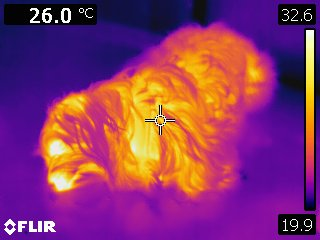
#> input picture data/test/FLIR2282.jpg, 320 x 240 px; its folder holds only this picture in this run
$ python cli.py -i ../data/test   (older library calls are emulated)
#> lines starting #> are read from the running program, lines starting #| are printed output that depends on the picture; after the words box and inside, x2 and y2 are one past the last pixel; in counts of white or black regions, pixels touching at a corner belong together
#> (reads odczytywanie_z_monitora/config.json from the repository)
### odczytywanie_z_monitora/monitor_reader/exif_utils.py
"""EXIF-aware image loading, saving, and timestamp extraction utilities."""

from __future__ import annotations

import re
from datetime import datetime
from pathlib import Path

import cv2
import numpy as np
from PIL import Image, ImageOps

_EXIF_DATE_ORIGINAL = 36867
_EXIF_DATE_DIGITIZED = 36868
_EXIF_DATETIME = 306
_FILENAME_TS_RE = re.compile(r"(\d{4})(\d{2})(\d{2})[_-](\d{2})(\d{2})(\d{2})")


def load_image_bgr(path: str | Path) -> np.ndarray:
    """Load an image with EXIF orientation applied and return a BGR uint8 array."""
    file_path = Path(path)
    with Image.open(file_path) as img:
        transposed = ImageOps.exif_transpose(img)
        rgb = transposed.convert("RGB")
        arr = np.asarray(rgb, dtype=np.uint8)
    return cv2.cvtColor(arr, cv2.COLOR_RGB2BGR)


# [6 lines left out: function save_image_bgr, not called in this run]


def _normalize_exif_timestamp(raw_val: object) -> str | None:
    if raw_val is None:
        return None
    if isinstance(raw_val, bytes):
        text = raw_val.decode("ascii", errors="ignore").strip("\x00 ").strip()
    else:
        text = str(raw_val).strip("\x00 ").strip()
    if not text:
        return None
    for fmt in ("%Y:%m:%d %H:%M:%S", "%Y-%m-%d %H:%M:%S"):
        try:
            dt = datetime.strptime(text[:19], fmt)
            return dt.strftime("%Y-%m-%d %H:%M:%S")
        except ValueError:
            continue
    return None


def extract_photo_timestamp(path: str | Path) -> str:
    """Return photo timestamp (YYYY-MM-DD HH:MM:SS) from EXIF, filename, or mtime."""
    file_path = Path(path)
    try:
        with Image.open(file_path) as img:
#> img is the input picture: PIL image 320x240 RGB; mean R, G, B 135.3, 53.5, 104.6
            exif = img.getexif()
            if exif:
                for tag in (_EXIF_DATE_ORIGINAL, _EXIF_DATE_DIGITIZED, _EXIF_DATETIME):
                    parsed = _normalize_exif_timestamp(exif.get(tag))
                    if parsed:
                        return parsed
#> this loop made 3 passes
#> parsed on pass 3: '2000-01-01 18:39:40'
                # DateTimeOriginal often lives in the Exif IFD (0x8769)
                exif_ifd = exif.get_ifd(0x8769)
                if exif_ifd:
                    for tag in (_EXIF_DATE_ORIGINAL, _EXIF_DATE_DIGITIZED):
                        parsed = _normalize_exif_timestamp(exif_ifd.get(tag))
                        if parsed:
                            return parsed
    except Exception:
        pass

    match = _FILENAME_TS_RE.search(file_path.stem)
    if match:
        y, m, d, hh, mm, ss = match.groups()
        try:
            dt = datetime(int(y), int(m), int(d), int(hh), int(mm), int(ss))
            return dt.strftime("%Y-%m-%d %H:%M:%S")
        except ValueError:
            pass

    mtime = file_path.stat().st_mtime
    return datetime.fromtimestamp(mtime).strftime("%Y-%m-%d %H:%M:%S")

### odczytywanie_z_monitora/monitor_reader/pipeline.py
"""End-to-end processing pipeline, debug overlay rendering, and CSV export."""

from __future__ import annotations

import csv
from dataclasses import dataclass
from pathlib import Path
from typing import Any

import cv2
import numpy as np

from monitor_reader.decoder import DecodeResult, decode_lcd, load_config
from monitor_reader.detector import detect_and_rectify_lcd
from monitor_reader.exif_utils import extract_photo_timestamp, load_image_bgr, save_image_bgr
from monitor_reader.preprocessor import PreprocessedLCD, preprocess_lcd

SUPPORTED_EXTENSIONS = {".jpg", ".jpeg", ".png", ".bmp", ".tif", ".tiff", ".webp"}
CSV_HEADERS = [
    "plik",
    "czas_zdjecia",
    "godzina",
    "data",
    "dzien_tygodnia",
    "temperatura_C",
    "pewnosc",
    "status",
]


@dataclass
class MeasurementRecord:
    """Single photo measurement result plus diagnostic images for preview/export."""

    filename: str
    filepath: str
    photo_timestamp: str
    time: str
    date: str
    weekday: str
    temperature: str
    confidence: float
    conf_time: float
    conf_date: float
    conf_weekday: float
    conf_temperature: float
    status: str
    error_reason: str = ""
    crop_preview: np.ndarray | None = None
    warped_lcd: np.ndarray | None = None
    ink_vis: np.ndarray | None = None
    roi_overlay: np.ndarray | None = None


def list_image_files(input_path: str | Path) -> list[Path]:
    """Return sorted image files from a directory (non-recursive) or single file path."""
    target = Path(input_path)
    if not target.exists():
        raise FileNotFoundError(f"Ścieżka nie istnieje: {target}")
    if target.is_file():
        return [target] if target.suffix.lower() in SUPPORTED_EXTENSIONS else []
    files = [
        p
        for p in target.iterdir()
        if p.is_file() and p.suffix.lower() in SUPPORTED_EXTENSIONS
    ]
    return sorted(files, key=lambda p: p.name.lower())


# [36 lines left out: function draw_roi_overlay, not called in this run]


def process_image(path: str | Path, config: dict[str, Any] | None = None) -> MeasurementRecord:
    """Run EXIF loading, LCD detection, preprocessing, and offline decoding on one photo."""
    cfg = config if config is not None else load_config()
    file_path = Path(path)
    ts = extract_photo_timestamp(file_path)
#> ts = '2000-01-01 18:39:40'

    try:
        img_bgr = load_image_bgr(file_path)
    except Exception as exc:
        return MeasurementRecord(
            filename=file_path.name,
            filepath=str(file_path),
            photo_timestamp=ts,
            time="",
            date="",
            weekday="",
            temperature="",
            confidence=0.0,
            conf_time=0.0,
            conf_date=0.0,
            conf_weekday=0.0,
            conf_temperature=0.0,
            status="NIE WYKRYTO",
            error_reason=f"Błąd wczytywania: {exc}",
        )

    det = detect_and_rectify_lcd(img_bgr)
    if not det.found or det.warped_lcd is None:
        return MeasurementRecord(
            filename=file_path.name,
            filepath=str(file_path),
            photo_timestamp=ts,
            time="",
            date="",
            weekday="",
            temperature="",
            confidence=0.0,
            conf_time=0.0,
            conf_date=0.0,
            conf_weekday=0.0,
            conf_temperature=0.0,
            status="NIE WYKRYTO",
            error_reason=det.reason,
        )

    prep = preprocess_lcd(det.warped_lcd, cfg)
    dec = decode_lcd(prep, cfg)

    low_thr = float(cfg.get("thresholds", {}).get("low_confidence", 0.42))
    status = "OK" if dec.confidence >= low_thr else "NISKA PEWNOŚĆ"

    ink_u8 = np.clip(prep.ink_full * 255.0, 0, 255).astype(np.uint8)
    ink_vis = cv2.cvtColor(ink_u8, cv2.COLOR_GRAY2BGR)
    roi_overlay = draw_roi_overlay(det.warped_lcd, dec, prep)

    return MeasurementRecord(
        filename=file_path.name,
        filepath=str(file_path),
        photo_timestamp=ts,
        time=dec.time_str,
        date=dec.date_str,
        weekday=dec.weekday,
        temperature=dec.temperature,
        confidence=dec.confidence,
        conf_time=dec.conf_time,
        conf_date=dec.conf_date,
        conf_weekday=dec.conf_weekday,
        conf_temperature=dec.conf_temperature,
        status=status,
        crop_preview=det.crop_preview,
        warped_lcd=det.warped_lcd,
        ink_vis=ink_vis,
        roi_overlay=roi_overlay,
    )


# [11 lines left out: function save_debug_artifacts, not called in this run]


def export_csv(
    records: list[MeasurementRecord],
    output_path: str | Path,
    delimiter: str = ",",
) -> None:
    """Export measurement records to a UTF-8 with BOM CSV file."""
    out_file = Path(output_path)
    out_file.parent.mkdir(parents=True, exist_ok=True)
    with out_file.open("w", encoding="utf-8-sig", newline="") as f:
        writer = csv.writer(f, delimiter=delimiter)
        writer.writerow(CSV_HEADERS)
        for rec in records:
            writer.writerow(
                [
                    rec.filename,
                    rec.photo_timestamp,
                    rec.time,
                    rec.date,
                    rec.weekday,
                    rec.temperature,
                    f"{rec.confidence:.3f}",
                    rec.status,
                ]
            )

### odczytywanie_z_monitora/monitor_reader/detector.py
"""Automatic detection and perspective rectification of the white-bezel LCD monitor."""

from __future__ import annotations

from dataclasses import dataclass

import cv2
import numpy as np

WARP_WIDTH = 440
WARP_HEIGHT = 200


@dataclass
class DetectionResult:
    """Result of locating and rectifying the LCD display in a photo."""

    found: bool
    corners_lcd: np.ndarray | None  # (4, 2) float32 ordered TL, TR, BR, BL in full upright image
    warped_lcd: np.ndarray | None  # (WARP_HEIGHT, WARP_WIDTH, 3) BGR uint8
    crop_preview: np.ndarray | None  # Padded context crop with LCD outline
    score: float
    reason: str


# [258 lines left out: functions _order_quad_tl_tr_br_bl, _sample_bezel_sides, _intersect_lines, _refine_lcd_corners_fullres, _build_crop_preview, not called in this run]


def detect_and_rectify_lcd(img_bgr: np.ndarray) -> DetectionResult:
    """Locate the white-bezel LCD monitor and warp its display to 440x200 BGR."""
    if img_bgr is None or img_bgr.size == 0:
        return DetectionResult(False, None, None, None, 0.0, "Pusty obraz")

    h_full, w_full = img_bgr.shape[:2]
#> h_full = 240; w_full = 320
    scale = min(1.0, 2000.0 / float(max(h_full, w_full)))
#> scale = 1
    if scale < 1.0:
        small = cv2.resize(img_bgr, (int(round(w_full * scale)), int(round(h_full * scale))), interpolation=cv2.INTER_AREA)
    else:
        small = img_bgr

    hs, ws = small.shape[:2]
#> hs = 240; ws = 320
    img_area = float(hs * ws)
#> img_area = 76800

    lab = cv2.cvtColor(small, cv2.COLOR_BGR2LAB)
#> lab: shape (240, 320, 3); mean of channels 0, 1, 2 96.7, 171, 115.2
    l_chan = lab[:, :, 0]
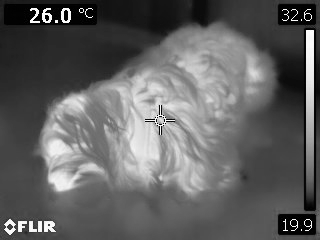
#> l_chan: shape (240, 320); min 0, max 255, mean 96.7
    hsv = cv2.cvtColor(small, cv2.COLOR_BGR2HSV)
#> hsv: shape (240, 320, 3); mean H, S, V 105.3, 212, 163.8
    s_chan = hsv[:, :, 1]
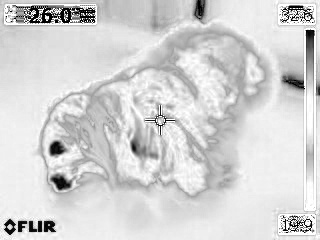
#> s_chan: shape (240, 320); min 0, max 255, mean 212
    gray = cv2.cvtColor(small, cv2.COLOR_BGR2GRAY)

    # Edge magnitude for internal digit texture scoring
    gx = cv2.Sobel(gray, cv2.CV_32F, 1, 0, ksize=3)
    gy = cv2.Sobel(gray, cv2.CV_32F, 0, 1, ksize=3)
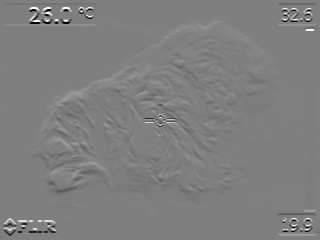
#> gy: shape (240, 320) float32; min -999, max 1005, mean 1; drawn with min black and max white
    grad_mag = cv2.magnitude(gx, gy)
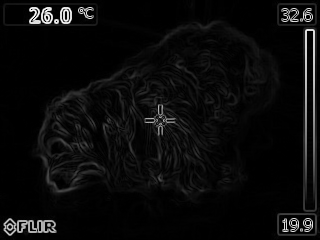
#> grad_mag: shape (240, 320) float32; min 0, max 1122.1, mean 50.2; drawn with min black and max white

    # Generate binary masks across multiple thresholding regimes
    masks: list[np.ndarray] = []
    for block_size in (25, 45, 75):
        if min(hs, ws) > block_size:
            th = cv2.adaptiveThreshold(
                gray,
                255,
                cv2.ADAPTIVE_THRESH_GAUSSIAN_C,
                cv2.THRESH_BINARY_INV,
                block_size,
                8,
            )
            masks.append(th)
#> this loop made 3 passes
#> pass 1, in detect_and_rectify_lcd, `th = cv2.adaptiveThreshold( gray, 255, cv2.ADAPTIVE_THRESH_GAUSSIAN_C,..`:
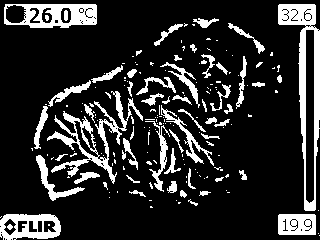
#> th: shape (240, 320); 17.1% white; 182 white regions (125 under 20 px), largest, box (x1, y1, x2, y2) and area: (278, 4, 320, 211) 2493, (47, 91, 143, 184) 1770, (4, 4, 97, 28) 1394
#> after the loop, masks = 3 items

    for q in (15, 25, 35):
        val = float(np.percentile(l_chan, q))
        masks.append((l_chan <= val).astype(np.uint8) * 255)
#> this loop made 3 passes
#> val on passes 1 to 3: 38, 51, 68
#> after the loop, masks = 6 items

    _, otsu_mask = cv2.threshold(gray, 0, 255, cv2.THRESH_BINARY_INV + cv2.THRESH_OTSU)
#> otsu_mask: shape (240, 320); 67.2% white; 27 black regions (11 under 20 px), largest, box (x1, y1, x2, y2) and area: (40, 28, 269, 200) 23308, (306, 30, 314, 167) 1087, (44, 221, 56, 232) 102
    masks.append(otsu_mask)

    candidates: list[tuple[float, np.ndarray, tuple[float, float]]] = []
    seen_centers: list[tuple[float, float, float]] = []
    kernel3 = np.ones((3, 3), np.uint8)
#> kernel3 = [[1, 1, 1], [1, 1, 1], [1, 1, 1]]

    for raw_mask in masks:
        clean = cv2.morphologyEx(raw_mask, cv2.MORPH_CLOSE, kernel3)
        clean = cv2.morphologyEx(clean, cv2.MORPH_OPEN, kernel3)
        contours, _ = cv2.findContours(clean, cv2.RETR_LIST, cv2.CHAIN_APPROX_SIMPLE)
        for cnt in contours:
            area = cv2.contourArea(cnt)
            rel_area = area / img_area
            if rel_area < 0.00015 or rel_area > 0.25:
                continue

            rect = cv2.minAreaRect(cnt)
            (cx, cy), (rw, rh), _ = rect
            if rw < 10 or rh < 10:
                continue
            long_side = max(rw, rh)
            short_side = min(rw, rh)
            aspect = long_side / short_side
            if aspect < 1.55 or aspect > 2.95:
                continue

            rect_area = rw * rh
            rectangularity = area / rect_area
            if rectangularity < 0.72:
                continue

            # Deduplicate near-identical candidates
            is_dup = False
            for sx, sy, sscore in seen_centers:
                if abs(cx - sx) < long_side * 0.35 and abs(cy - sy) < short_side * 0.45:
                    is_dup = True
                    break

            box = cv2.boxPoints(rect).astype(np.float32)
            # Check interior properties
            x_min = max(0, int(np.floor(box[:, 0].min())))
            y_min = max(0, int(np.floor(box[:, 1].min())))
            x_max = min(ws, int(np.ceil(box[:, 0].max())))
            y_max = min(hs, int(np.ceil(box[:, 1].max())))
            if x_max - x_min < 8 or y_max - y_min < 6:
                continue

            local_mask = np.zeros((y_max - y_min, x_max - x_min), dtype=np.uint8)
            cv2.fillConvexPoly(local_mask, np.round(box - np.array([x_min, y_min])).astype(np.int32), 255)
            inside = local_mask > 0
            if inside.sum() < 20:
                continue

            lcd_l_med = float(np.median(l_chan[y_min:y_max, x_min:x_max][inside]))
            lcd_s_med = float(np.median(s_chan[y_min:y_max, x_min:x_max][inside]))
            if lcd_s_med > 65.0 or lcd_l_med > 165.0:
                continue

            ok_bezel, mean_contrast, uniformity = _sample_bezel_sides(l_chan, s_chan, box, lcd_l_med)
            if not ok_bezel:
                continue

            # Internal texture energy (exclude outer 12% border)
            eroded = cv2.erode(local_mask, np.ones((3, 3), np.uint8)) > 0
            if eroded.sum() > 10:
                edge_energy = float(np.mean(grad_mag[y_min:y_max, x_min:x_max][eroded]))
            else:
                edge_energy = 0.0

            aspect_score = max(0.0, 1.0 - abs(aspect - 2.15) / 1.0)
            edge_score = min(1.0, edge_energy / 35.0)
            contrast_score = min(1.0, mean_contrast / 95.0)
            score = (
                2.0 * contrast_score
                + 1.3 * uniformity
                + 1.0 * rectangularity
                + 0.8 * aspect_score
                + 0.6 * edge_score
            )

            if not is_dup:
                seen_centers.append((cx, cy, score))
            candidates.append((score, box / scale, (cx / scale, cy / scale)))
#> this loop made 7 passes
#> pass 1, in detect_and_rectify_lcd, `clean = cv2.morphologyEx(clean, cv2.MORPH_OPEN, kernel3)`:
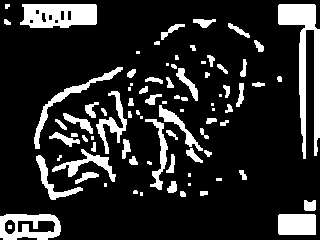
#> clean: shape (240, 320); 16.3% white; 84 white regions (23 under 20 px), largest, box (x1, y1, x2, y2) and area: (278, 4, 320, 159) 2310, (20, 4, 97, 28) 1531, (0, 214, 61, 240) 1018
#> after the loop:
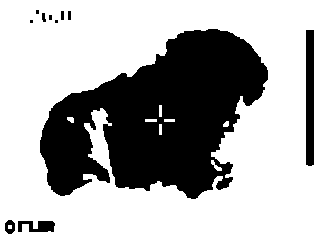
#> clean: shape (240, 320); 67.6% white; 11 black regions (4 under 20 px), largest, box (x1, y1, x2, y2) and area: (40, 29, 268, 199) 23291, (306, 30, 314, 166) 1084, (18, 221, 55, 232) 299
#> after the loop: local_mask: shape (20, 37); every value is 255
#> after the loop, candidates = []; seen_centers = []

    if not candidates:
        return DetectionResult(False, None, None, None, 0.0, "Nie wykryto prostokątnego ekranu LCD w jasnej ramce")

    candidates.sort(key=lambda item: item[0], reverse=True)
    best_score, best_coarse_quad, _ = candidates[0]

    corners_lcd = _refine_lcd_corners_fullres(img_bgr, best_coarse_quad)

    # Perspective warp to canonical 440x200
    dst_pts = np.array(
        [
            [0.0, 0.0],
            [float(WARP_WIDTH - 1), 0.0],
            [float(WARP_WIDTH - 1), float(WARP_HEIGHT - 1)],
            [0.0, float(WARP_HEIGHT - 1)],
        ],
        dtype=np.float32,
    )
    mat = cv2.getPerspectiveTransform(corners_lcd, dst_pts)
    warped = cv2.warpPerspective(img_bgr, mat, (WARP_WIDTH, WARP_HEIGHT), flags=cv2.INTER_CUBIC)
    crop_preview = _build_crop_preview(img_bgr, corners_lcd)

    return DetectionResult(
        found=True,
        corners_lcd=corners_lcd,
        warped_lcd=warped,
        crop_preview=crop_preview,
        score=float(best_score),
        reason="OK",
    )

### odczytywanie_z_monitora/monitor_reader/decoder.py
"""Parametric offline 7-segment and 14-segment LCD decoders using NCC + segment verification."""

from __future__ import annotations

import json
import math
from dataclasses import dataclass
from pathlib import Path
from typing import Any

import cv2
import numpy as np

from monitor_reader.preprocessor import PreprocessedLCD

_ALL_7SEGS = ("a", "b", "c", "d", "e", "f", "g")

# Standard 7-segment mapping: a(top), b(tr), c(br), d(bot), e(bl), f(tl), g(mid)
_SEG7_MAP: dict[str, tuple[str, ...]] = {
    "0": ("a", "b", "c", "d", "e", "f"),
    "1": ("b", "c"),
    "2": ("a", "b", "g", "e", "d"),
    "3": ("a", "b", "g", "c", "d"),
    "4": ("f", "g", "b", "c"),
    "5": ("a", "f", "g", "c", "d"),
    "6": ("a", "f", "e", "d", "c", "g"),
    "7": ("a", "b", "c"),
    "8": ("a", "b", "c", "d", "e", "f", "g"),
    "9": ("a", "b", "c", "d", "f", "g"),
}

# 14-segment mapping matching LCD weekday glyph style
_SEG14_MAP: dict[str, tuple[str, ...]] = {
    "A": ("a", "f", "e", "b", "c", "g1", "g2"),
    "D": ("a", "b", "c", "d", "i", "l"),
    "E": ("a", "f", "e", "d", "g1", "g2"),
    "F": ("a", "f", "e", "g1", "g2"),
    "H": ("f", "e", "b", "c", "g1", "g2"),
    "I": ("a", "d", "i", "l"),
    "M": ("f", "e", "b", "c", "h", "j"),
    "N": ("f", "e", "b", "c", "h", "m"),
    "O": ("a", "b", "c", "d", "e", "f"),
    "R": ("a", "f", "e", "b", "g1", "g2", "m"),
    "S": ("a", "f", "g1", "g2", "c", "d"),
    "T": ("a", "i", "l"),
    "U": ("f", "e", "d", "b", "c"),
    "W": ("f", "e", "b", "c", "d", "l"),
}

WEEKDAYS = ("MON", "TUE", "WED", "THU", "FRI", "SAT", "SUN")
DAYS_IN_MONTH = {
    1: 31,
    2: 29,
    3: 31,
    4: 30,
    5: 31,
    6: 30,
    7: 31,
    8: 31,
    9: 30,
    10: 31,
    11: 30,
    12: 31,
}


@dataclass
class DecodeResult:
    """Decoded parameters, per-field confidences, and ROI boxes for visualization."""

    time_str: str
    date_str: str
    weekday: str
    temperature: str
    conf_time: float
    conf_date: float
    conf_weekday: float
    conf_temperature: float
    confidence: float
    roi_boxes: dict[str, tuple[int, int, int, int]]


def load_config(path: str | Path | None = None) -> dict[str, Any]:
    """Load layout and decoder configuration JSON."""
    cfg_path = Path(path) if path else Path(__file__).resolve().parent.parent / "config.json"
    with cfg_path.open("r", encoding="utf-8") as f:
        return json.load(f)


# [615 lines left out: functions _apply_italic_slant, _draw_segment_line, _build_7seg_masks, render_7seg_template, render_14seg_char_template, render_weekday_template and 10 more, not called in this run]

### odczytywanie_z_monitora/cli.py
"""Command-line interface for batch reading monitor photos into CSV."""

from __future__ import annotations

import argparse
import sys
from pathlib import Path

from monitor_reader.decoder import load_config
from monitor_reader.pipeline import (
    MeasurementRecord,
    export_csv,
    list_image_files,
    process_image,
    save_debug_artifacts,
)


def main(argv: list[str] | None = None) -> int:
    parser = argparse.ArgumentParser(
        description="Offline odczyt parametrów z monitora LCD na zdjęciach do pliku CSV."
    )
    parser.add_argument(
        "--input",
        "-i",
        required=True,
        help="Ścieżka do folderu ze zdjęciami lub pojedynczego pliku.",
    )
    parser.add_argument(
        "--output",
        "-o",
        default="wyniki.csv",
        help="Ścieżka wyjściowego pliku CSV (domyślnie: wyniki.csv).",
    )
    parser.add_argument(
        "--delimiter",
        "-d",
        default=",",
        choices=[",", ";"],
        help="Separator kolumn CSV (',' lub ';').",
    )
    parser.add_argument(
        "--debug-dir",
        default=None,
        help="Opcjonalny folder na obrazy diagnostyczne (wykrycie, ROI, mapa kontrastu).",
    )
    parser.add_argument(
        "--config",
        default=None,
        help="Opcjonalna ścieżka do pliku config.json.",
    )
    args = parser.parse_args(argv)

    files = list_image_files(args.input)
    if not files:
        print(f"Nie znaleziono obsługiwanych zdjęć w: {args.input}", file=sys.stderr)
        return 1

    cfg = load_config(args.config)
    records: list[MeasurementRecord] = []
    for path in files:
        rec = process_image(path, cfg)
        records.append(rec)
        if args.debug_dir:
            save_debug_artifacts(rec, Path(args.debug_dir))
        print(
            f"{rec.filename:24s} | {rec.photo_timestamp} | "
            f"{rec.time or '--:--':>5s} | {rec.date or '--.--':>5s} | "
            f"{rec.weekday or '---':>3s} | {rec.temperature or '--':>3s}C | "
            f"conf={rec.confidence:.3f} | {rec.status}"
        )
#| FLIR2282.jpg             | 2000-01-01 18:39:40 | --:-- | --.-- | --- |  --C | conf=0.000 | NIE WYKRYTO

    export_csv(records, args.output, delimiter=args.delimiter)
#> the loop in export_csv, `for rec in records:` made 1 pass
    print(f"\nZapisano {len(records)} rekordów do: {Path(args.output).resolve()}")
#| Zapisano 1 rekordów do: odczytywanie_z_monitora/wyniki.csv
    return 0


if __name__ == "__main__":
    raise SystemExit(main())
#> (the program exits here)
